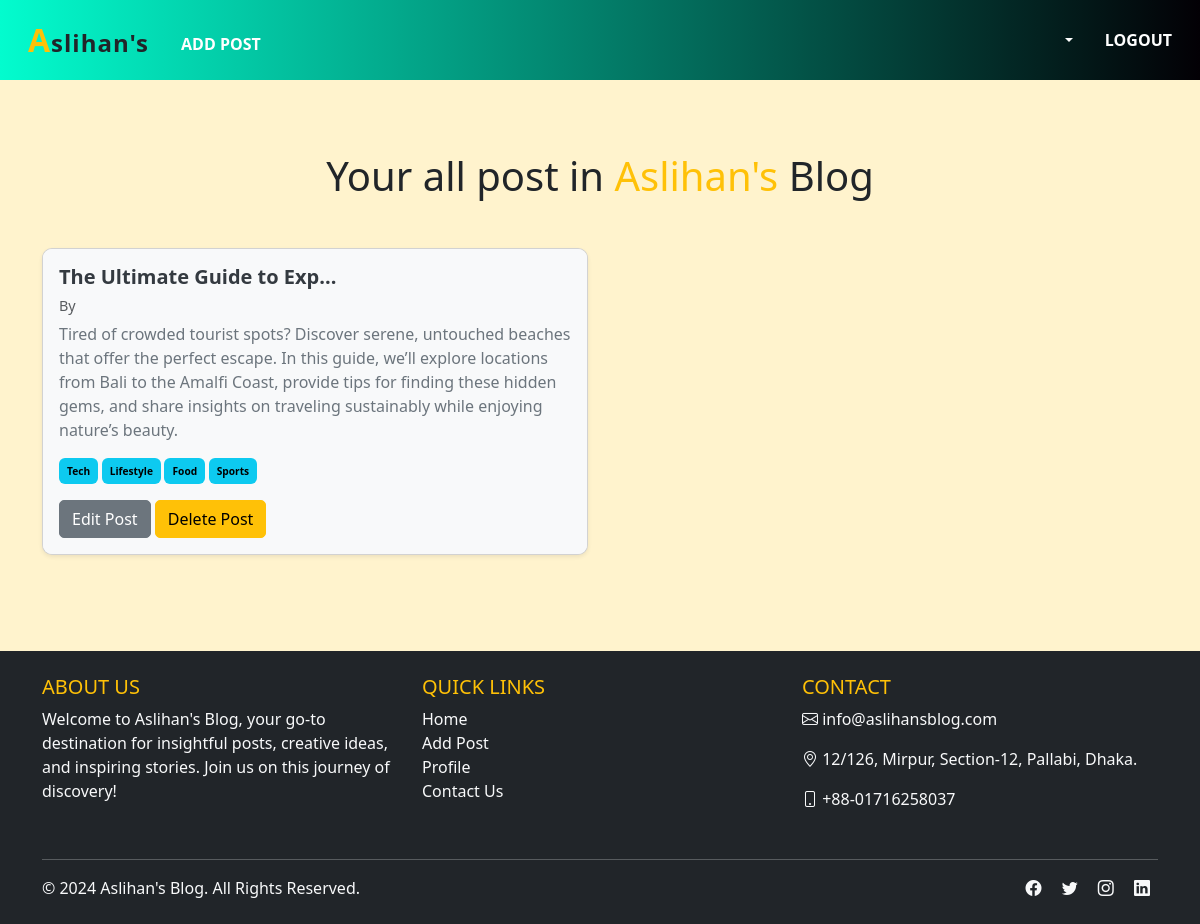
The page /author/profile/ (signed in) on the database as committed earlier.
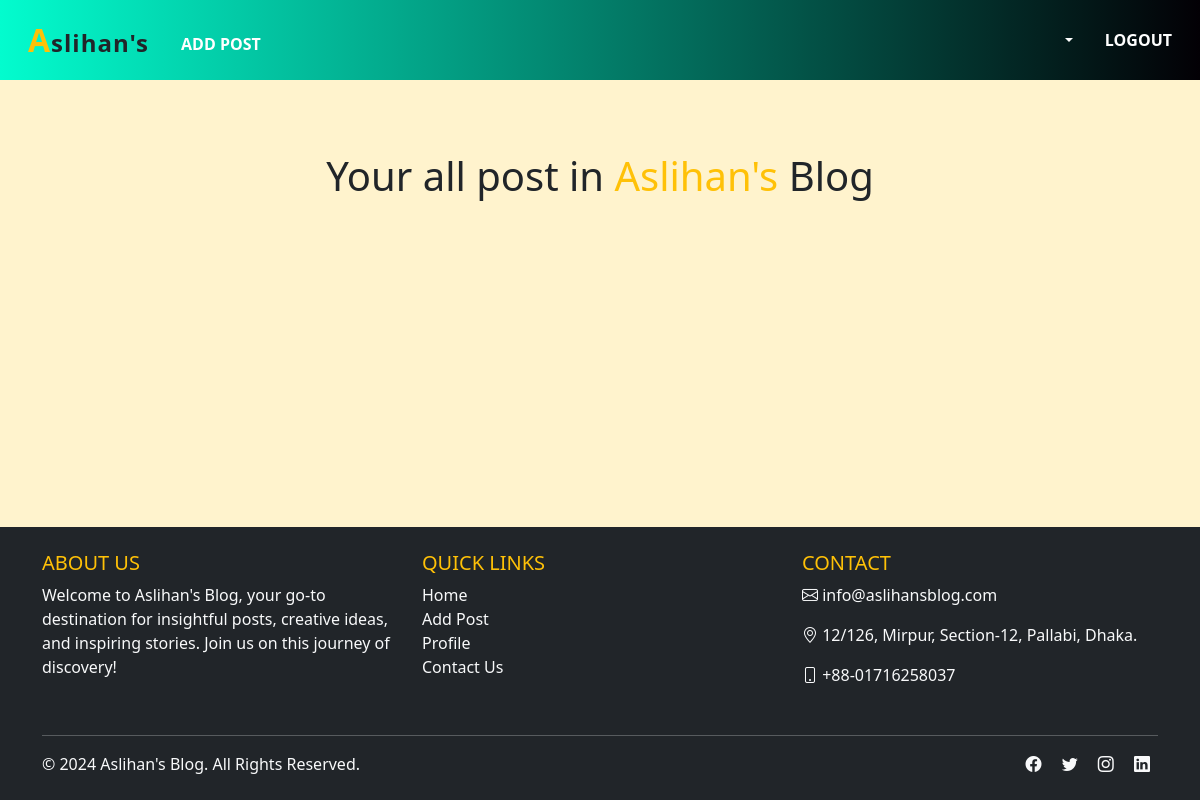
The same page on the database as committed later.
### posts/models.py (models this page shows, shortened)
class Post(models.Model):
    title = models.CharField(max_length=50)
    content = models.TextField()
    category = models.ManyToManyField(Category)
    author = models.ForeignKey(User, on_delete=models.CASCADE)

### categories/models.py (models this page shows, shortened)
class Category(models.Model):
    name = models.CharField(max_length=20)
    slug = models.CharField(max_length=100, unique=True, null=True, blank = True)

### authors/views.py (the view)
# urls.py: path('profile/', views.profile, name = 'profile'),
@login_required
def profile(request):
    data = Post.objects.filter(author = request.user)
    return render(request,'profile.html', {'data': data})

### authors/templates/profile.html
{% extends 'base.html' %} {% block content %}
<div class="container my-4">
  <div class="container text-center mt-4 mb-5">
    <h1>
      Your all post in <span class="aslihan-text text-warning">Aslihan's</span> Blog
    </h1>
  </div>
  <div class="row">
    {% for post in data %}
    <div class="col-md-6 mb-4">
      <div
        class="card shadow-sm h-100"
        style="border-radius: 10px; overflow: hidden"
      >
        <div class="card-body" style="background-color: #f8f9fa">
          <h5 class="card-title" style="font-weight: bold; color: #343a40">
            {{ post.title|slice:":25" }}{% if post.title|length > 25 %}...{% endif %}
          </h5>
          <h6 class="text-muted" style="font-size: 0.9em">
            By {{ post.author.first_name}} {{post.author.last_name}}
          </h6>
          <p class="card-text" style="color: #6c757d">
            {{ post.content|slice:":300" }}{% if post.content|length > 300%}...{% endif %}
          </p>
          <div style="font-size: 0.85em; margin-bottom: 1rem">
            {% for cat in post.category.all %}
            <span
              class="badge text-bg-info p-2"
              style="background-color: #6c757d"
              >{{ cat.name }}</span
            >
            {% endfor %}
          </div>
          <a
            href="{% url 'edit_post' post.id%}"
            class="btn btn-secondary"
            style="border-radius: 5px"
            >Edit Post</a
          >
          <a
            href="{% url 'delete_post' post.id%}"
            class="btn btn-warning"
            style="border-radius: 5px"
            >Delete Post</a
          >
        </div>
      </div>
    </div>
    {% endfor %}
  </div>
</div>
{% endblock %}

Rows that differ between the two databases and show on the page:
no longer on this page (row edited): Post: title "The Ultimate Guide to Exp", content "Tired of crowded tourist spots? Discover serene, untouched beaches that offer the perfect escape. In this guide, we’ll explore locations from Bali to the Amalfi Coast, provide tips for finding these hidden gems, and share insights on traveling sustainably while enjoying nature’s beauty."
no longer on this page (row unchanged): Category: name "Tech"
no longer on this page (row unchanged): Category: name "Lifestyle"
no longer on this page (row unchanged): Category: name "Food"
no longer on this page (row unchanged): Category: name "Sports"
